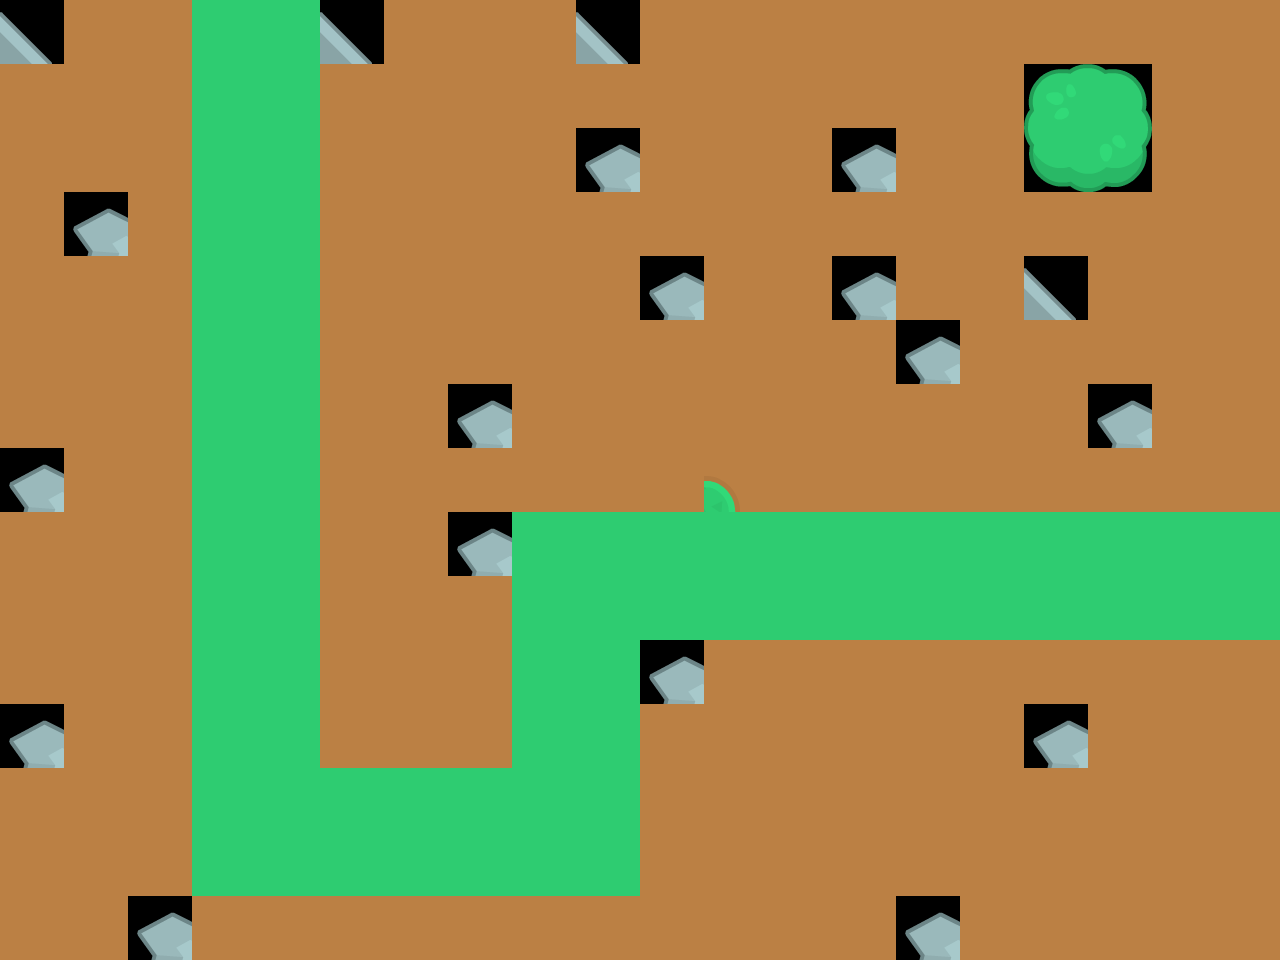

Tiled map render using the project's own tile images. Description and the whole map definition, tile-layer contents included, below:
An orthogonal 20x15 tile map with 64x64 px tiles, 1 tile layer (Tile Layer 1).

<map version="1.5" tiledversion="1.7.0" orientation="orthogonal" renderorder="right-down" width="20" height="15" tilewidth="64" tileheight="64" infinite="0" nextlayerid="2" nextobjectid="1">
 <tileset firstgid="1" name="tilesheet" tilewidth="64" tileheight="64" tilecount="1196" columns="46">
  <image source="public/assests/tilesheet.png" width="2944" height="1664" />
 </tileset>
 <layer id="1" name="Tile Layer 1" width="20" height="15">
  <data encoding="csv">
690,231,231,466,466,690,231,231,231,690,231,231,231,231,231,231,231,231,231,231,
231,231,231,466,466,231,231,231,231,231,231,231,231,231,231,231,491,492,231,231,
231,231,231,466,466,231,231,231,231,503,231,231,231,503,231,231,537,538,231,231,
231,503,231,466,466,231,231,231,231,231,231,231,231,231,231,231,231,231,231,231,
231,231,231,466,466,231,231,231,231,231,503,231,231,503,231,231,690,231,231,231,
231,231,231,466,466,231,231,231,231,231,231,231,231,231,503,231,231,231,231,231,
231,231,231,466,466,231,231,503,231,231,231,231,231,231,231,231,231,503,231,231,
503,231,231,466,466,231,231,231,231,231,231,192,231,231,231,231,240,240,231,231,
231,231,231,466,466,231,231,503,466,466,466,466,466,466,466,466,466,466,466,466,
231,231,231,466,466,231,231,231,466,466,466,466,466,466,466,466,466,466,466,466,
231,231,231,466,466,231,231,231,466,466,503,231,231,231,231,231,231,231,231,231,
503,231,231,466,466,231,231,231,466,466,231,231,231,231,231,231,503,231,231,231,
231,231,231,466,466,466,466,466,466,466,231,231,231,231,231,231,231,231,231,231,
231,231,231,466,466,466,466,466,466,466,231,231,231,231,231,231,231,231,231,231,
231,231,503,231,231,231,231,231,231,231,231,231,231,231,503,231,231,231,231,231
</data>
 </layer>
</map>
